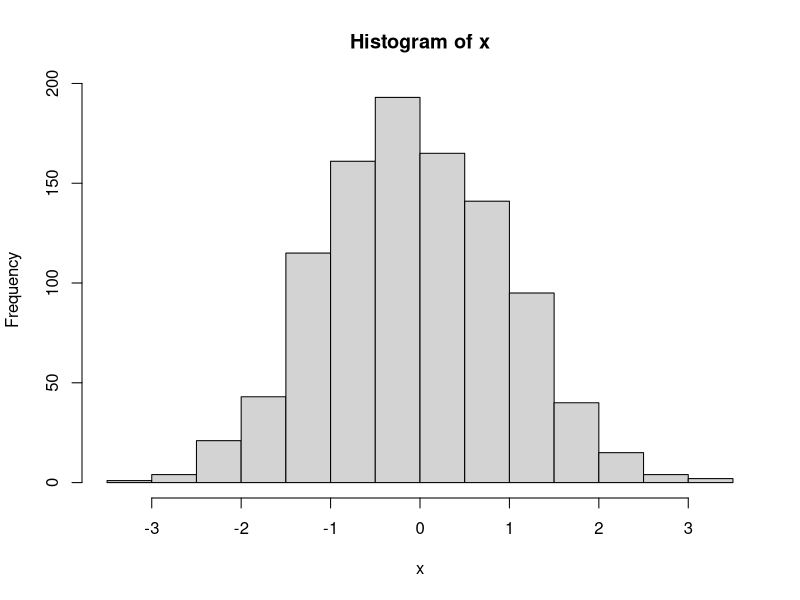
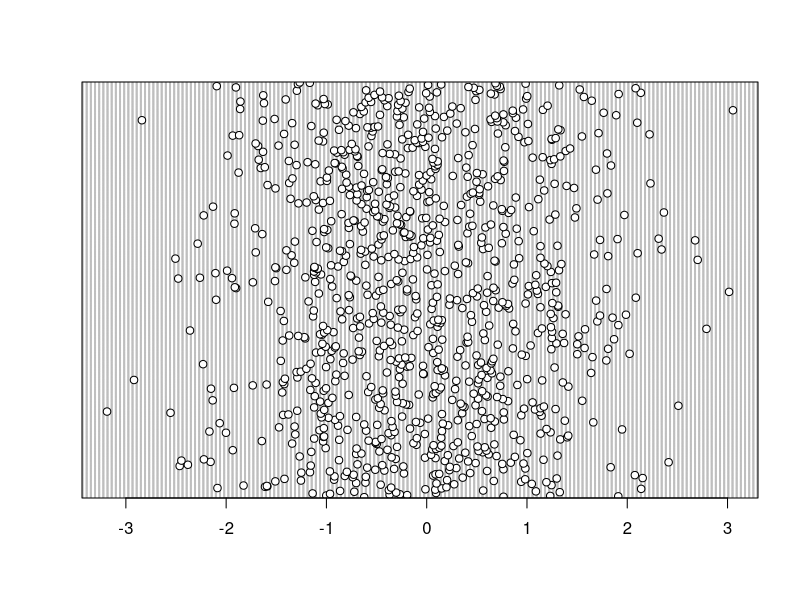
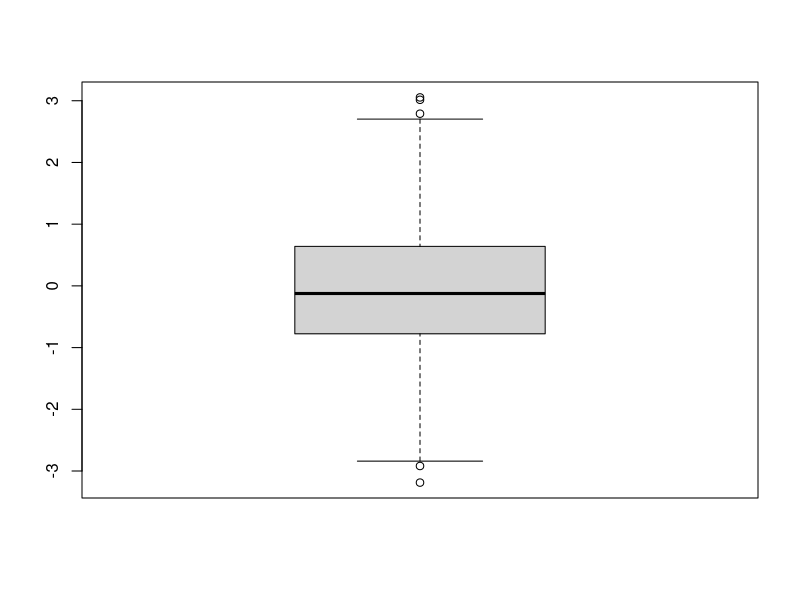
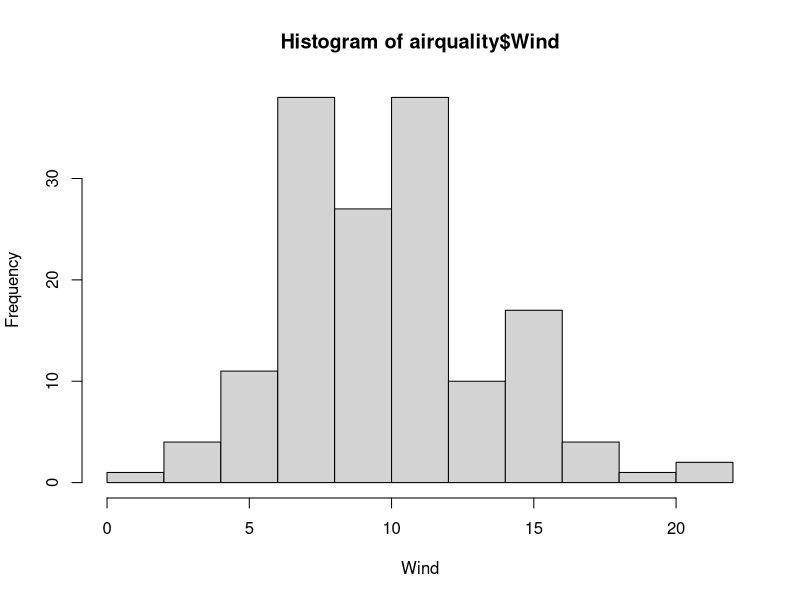
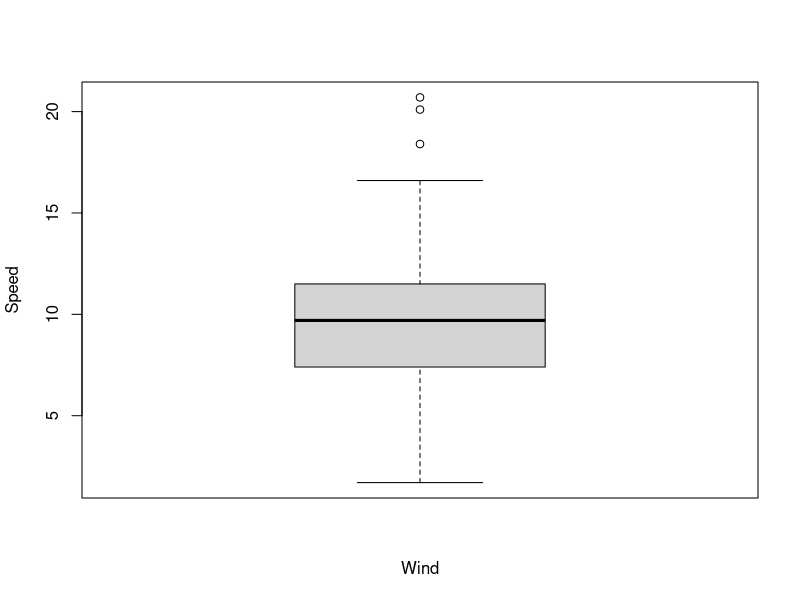
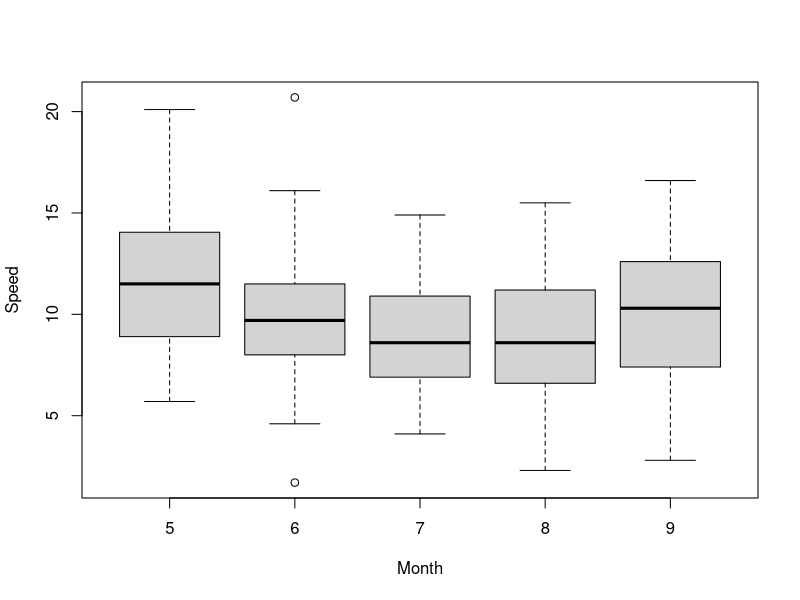
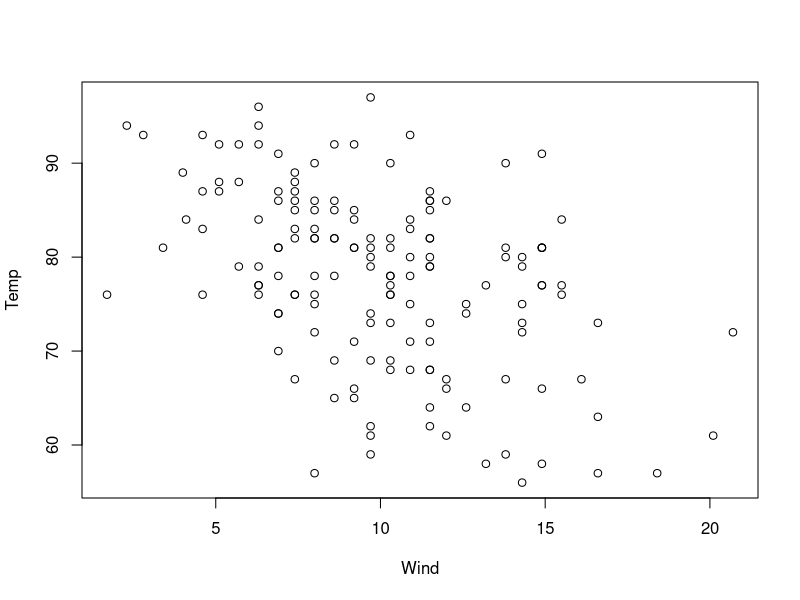
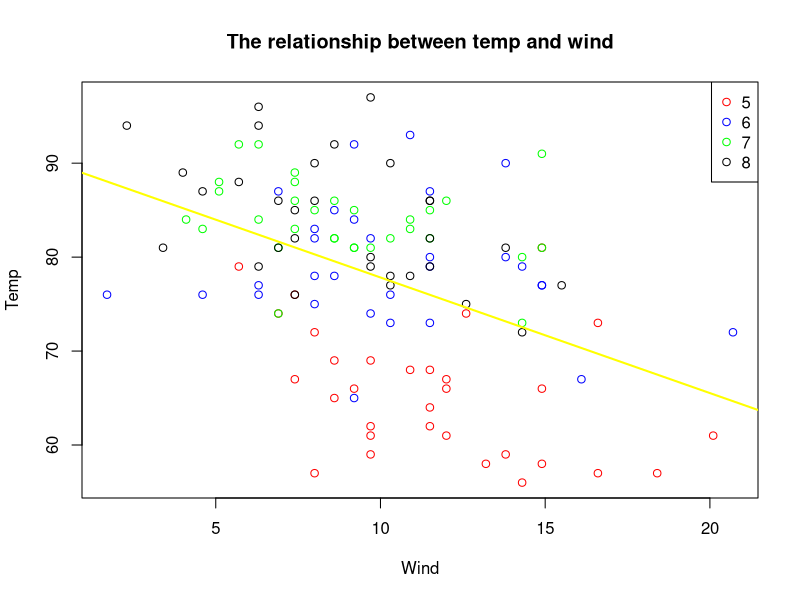

Write R code to recreate these figures, in order.
x <- c(1,9,2,8,3,9,4,5,7,6)
mean(x)
median(x)
var(x)
sd(x)
summary(x)
x <- rnorm(1000)
hist(x)
dotchart(x)
boxplot(x)
x
median(x)
#plot()
hist(airquality$Wind, xlab = "Wind")
boxplot(airquality$Wind, xlab = "Wind", ylab = "Speed")
boxplot(Wind~Month, airquality, xlab = "Month", ylab = "Speed")

plot(airquality$Wind,airquality$Temp, xlab = "Wind",ylab = "Temp")

with(airquality,plot(Wind,Temp,type = "n"))
title("The relationship between temp and wind")
with(subset(airquality,Month==5),points(Wind,Temp,col="red"))
with(subset(airquality,Month==6),points(Wind,Temp,col="blue"))
with(subset(airquality,Month==7),points(Wind,Temp,col="green"))
with(subset(airquality,Month==8),points(Wind,Temp,col="black"))
fit <- lm(Temp~Wind, airquality)
abline(fit, lwd = 2,col = "yellow")
legend("topright", pch = 1,col = c("red","blue","green","black"),legend = c(5,6,7,8))
#par()
par("bg")
par("col")
par("mar")
par("mfrow")
par("mfcol")
?par

par(mfrow = c(1,2))
hist(airquality$Wind)
hist(airquality$Temp)

par(mfrow = c(1,1))
boxplot(airquality$Wind)

#lattice
library(lattice)
xyplot(Temp~Ozone, data = airquality)
airquality$Month <- factor(airquality$Month)

q <- xyplot(Temp~Ozone|Month, data = airquality, layout = c(5,1))
print(q)
class(q)

set.seed(1)
x <-  rnorm(100)
f <- rep(0:1,each = 50)
y <- x +f -f*x + rnorm(100,sd = 0.5)
f <- factor(f,labels = c("group1","goup2"))
xyplot(y~x|f, layout = c(2,1))

xyplot(y~x|f, panel = function(x,y){
  panel.xyplot(x,y)
  panel.abline(v = mean(x),h = mean(y), lty = 2)
  panel.lmline(x,y,col = "red")
  
})

#ggolot2
library(ggplot2)
qplot(Wind,Temp,data = airquality,color= Month)
qplot(Wind,Temp,data = airquality,color= I("red"))
qplot(Wind,Temp,data = airquality,shape= Month)
qplot(Wind,Temp,data = airquality,size= Month ,color = I("blue"))
qplot(Wind,Temp,data = airquality,geom = c("point","smooth"),color = Month)
qplot(Wind,Temp,data = airquality,facets = .~Month)
qplot(Wind,Temp,data = airquality,facets = Month~.)
qplot(Wind,data = airquality, facets = Month~.)
qplot(y = Wind, data = airquality)
qplot(Wind,data = airquality,geom = "density")
qplot(Wind,data = airquality,geom = "dotplot")

